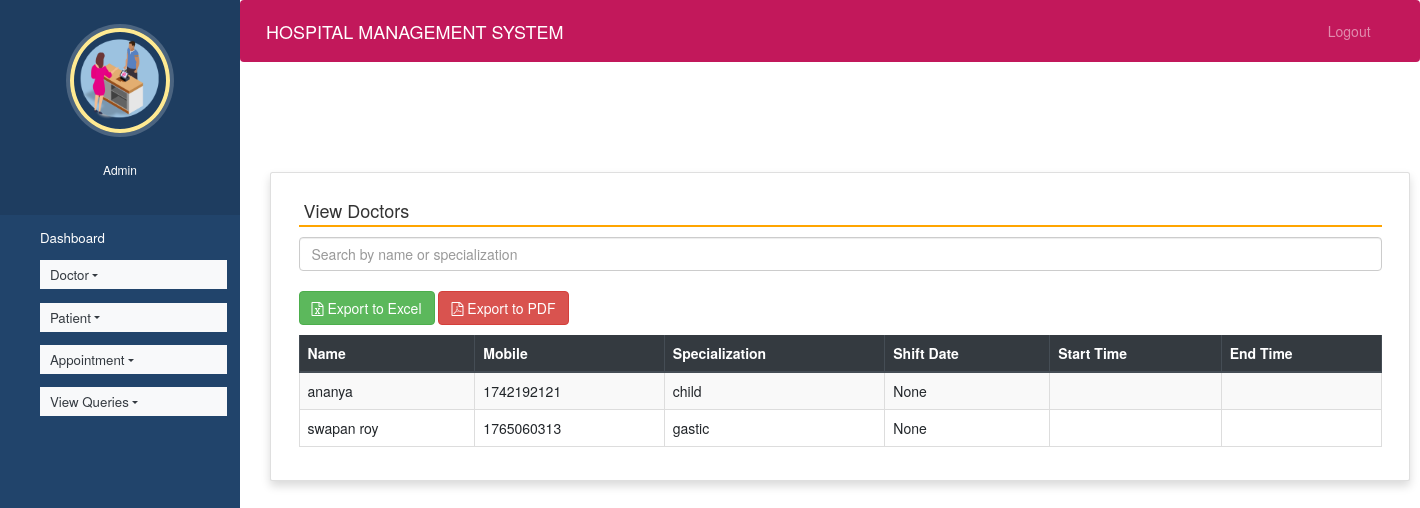
Page /view_doctor/ (signed in) on the earlier database version.
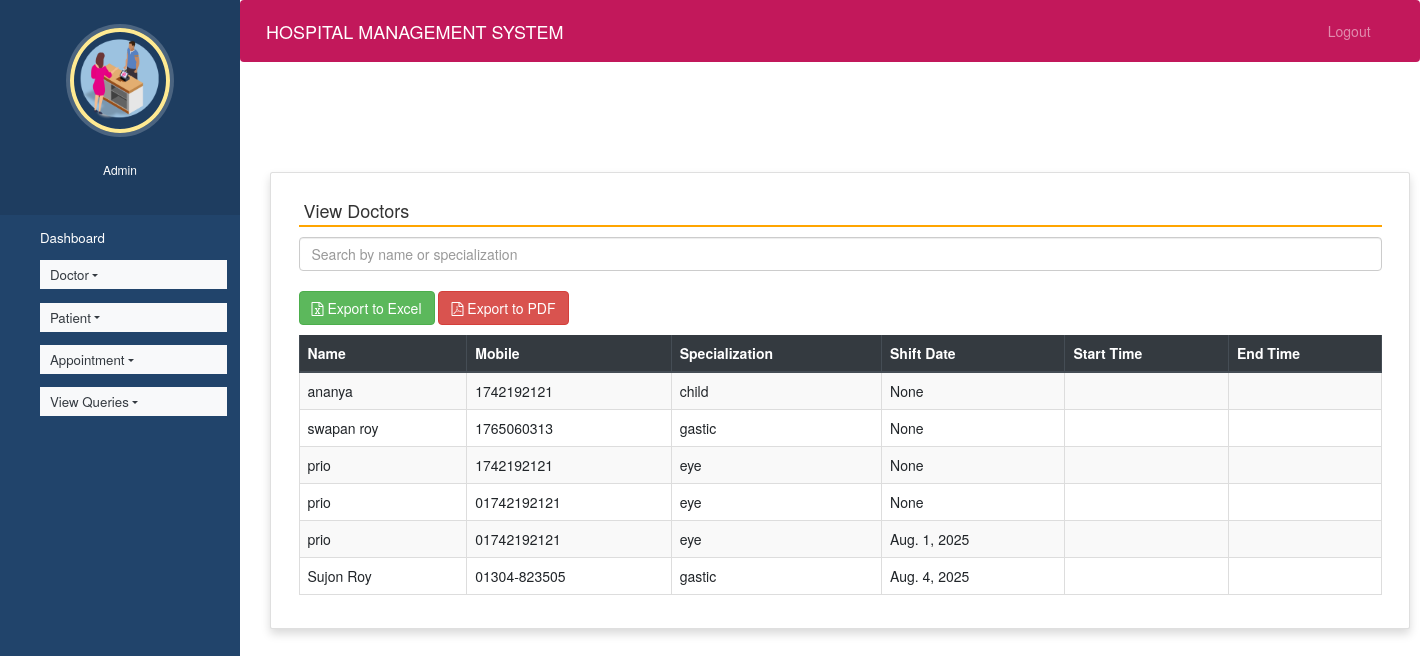
Same page on the later database version.
### hospitals/models.py (models this page shows, shortened)
class Doctor(models.Model):
    name = models.CharField(max_length=100)
    mobile = models.CharField(max_length=20)
    special = models.CharField(max_length=100)
    shift_date = models.DateField(null=True, blank=True)
    start_time = models.TimeField(null=True, blank=True)
    end_time = models.TimeField(null=True, blank=True)

### hospitals/views.py (the view)
# urls.py: path('view_doctor/', view_doctor, name='view_doctor'),
def view_doctor(request):
    if not request.user.is_staff:
        return redirect('login')
    doctors = Doctor.objects.all()
    context = {'doctors': doctors}
    return render(request, 'view_doctor.html', context)

### hospitals/templates/view_doctor.html (shortened to what this page needs)
{% extends 'admin_nav.html' %}
{% load static %}
{% block content %}
<html>
<head>
  <link rel="stylesheet" href="https://maxcdn.bootstrapcdn.com/bootstrap/3.4.1/css/bootstrap.min.css">
  <link rel="stylesheet" href="https://cdnjs.cloudflare.com/ajax/libs/font-awesome/4.7.0/css/font-awesome.min.css">
</head>
<body>
<br><br><br>
<div class="container card shadow m-5">
  <div class="card-body">
    <h4 class="p-2" style="border-bottom: 2px solid orange;">View Doctors</h4>
    <input type="text" id="searchInput" class="form-control" placeholder="Search by name or specialization" onkeyup="searchTable()">
    <br>
    <div class="mb-3">
      <button class="btn btn-success" onclick="exportTableToExcel('doctorTable')"><i class="fa fa-file-excel-o"></i> Export to Excel</button>
      <button class="btn btn-danger" onclick="exportToPDF()"><i class="fa fa-file-pdf-o"></i> Export to PDF</button>
    </div>
    <div class="table-responsive">
      <table class="table table-bordered table-striped" id="doctorTable">
        <thead class="thead-dark">
          <tr>
            <th>Name</th>
            <th>Mobile</th>
            <th>Specialization</th>
            <th>Shift Date</th>
            <th>Start Time</th>
            <th>End Time</th>
          </tr>
        </thead>
        <tbody>
          {% for doc in doctors %}
          <tr>
            <td>{{ doc.name }}</td>
            <td>{{ doc.mobile }}</td>
            <td>{{ doc.special }}</td>
            <td>{{ doc.shift_date }}</td>
            <td>{{ doc.shift_start_time }}</td>
            <td>{{ doc.shift_end_time }}</td>
          </tr>
          {% empty %}
          <tr>
            <td colspan="6" class="text-center text-danger">No doctor records found.</td>
          </tr>
          {% endfor %}
        </tbody>
      </table>
    </div>
  </div>
</div>
</body>
</html>
{% endblock content %}

### hospitals/templates/admin_nav.html (shortened to what this page needs)
<!DOCTYPE html>
{% load static %}
<html lang="en">
<head>
  <link rel="stylesheet" href="https://stackpath.bootstrapcdn.com/bootstrap/4.3.1/css/bootstrap.min.css">
  <link rel="stylesheet" href="https://maxcdn.bootstrapcdn.com/font-awesome/4.7.0/css/font-awesome.min.css">
  <link rel="stylesheet" href="{% static 'style.css' %}">
</head>
<body>
  <nav class="menu" tabindex="0">
    <header class="avatar">
      <img src="{% static 'images/h8.png' %}" />
      <br><br>
      <h6 style="color : white">Admin</h6>
    </header>
    <ul>
      <li tabindex="0" class="icon-dashboard"> <a style="color:white; text-decoration:none;" href="{% url 'admin_home' %}"><span>Dashboard</span></a> </li>
      <li tabindex="0" class="nav-item dropdown icon-customers">
        <a href="" class="nav-link dropdown-toggle text-dark bg-light" id="navbardrop"
				data-toggle="dropdown" style="color:white; text-decoration:none;"> Doctor</a>
      </li>
      <li tabindex="0" class="nav-item dropdown icon-users">
        <a href="" class="nav-link dropdown-toggle text-dark bg-light" id="navbardrop"
				data-toggle="dropdown" style="color:white; text-decoration:none;"> Patient</a>
      </li>
      <li tabindex="0" class="nav-item dropdown icon-calendar">
        <a href="" class="nav-link dropdown-toggle text-dark bg-light" id="navbardrop"
				data-toggle="dropdown" style="color:white; text-decoration:none;"> Appointment</a>
      </li>
        <li tabindex="0" class="nav-item dropdown icon-calendar">
        <a href="" class="nav-link dropdown-toggle text-dark bg-light" id="navbardrop"
				data-toggle="dropdown" style="color:white; text-decoration:none;"> View Queries</a>
      </li>
    </ul>
  </nav>
  <main>
    <div class="bs-example">
      <nav class="navbar navbar-expand-md  navbar-dark fixed-top" style="background:#c2185b;">
        <a href="#" class="navbar-brand">HOSPITAL MANAGEMENT SYSTEM</a>
        <div class="collapse navbar-collapse justify-content-between" id="navbarCollapse">
          <div class="navbar-nav" style=" margin-left: 90%;">
            <a href="{% url 'logout' %}" class="nav-item nav-link"><i class="fas fa-power-off"></i> Logout</a>
          </div>
        </div>
      </nav>
    </div>
    {% block content %}
    {% endblock content %}
  </main>
</body>
</html>

### hospitals/static/style.css (style rules this page uses)
body { padding-left: 240px; }
main { position: relative; height: 100vh; }
.menu { background: #7b98b9; height: 100vh; width: 240px; position: fixed; top: 0px; left: 0; z-index: 5; outline: none; }
.menu .avatar { background: rgba(0, 0, 0, 0.1); padding: 2em 0.5em; text-align: center; }
.menu .avatar img { width: 100px; border-radius: 50%; overflow: hidden; border: 4px solid #b9a865; box-shadow: 0 0 0 4px rgba(255, 255, 255, 0.2); }
.menu ul { list-style: none; padding: 0.5em 0; margin: 0; }
.menu ul li { padding: 0.5em 1em 0.5em 3em; font-size: 0.95em; font-weight: regular; background-repeat: no-repeat; background-position: left 15px center; background-size: auto 20px; transition: all 0.15s linear; cursor: pointer; }
.menu ul li.icon-dashboard { background-image: url("http://www.entypo.com/images//gauge.svg"); }
.menu ul li.icon-customers { background-image: url("http://www.entypo.com/images//briefcase.svg"); }
.menu ul li.icon-users { background-image: url("http://www.entypo.com/images//users.svg"); }
.menu ul li.icon-calendar { background-image: url("http://www.entypo.com/images//calendar.svg"); }

### hospitals/templates/admin_nav.html (style rules this page uses)
a:link { text-decoration: none; }
a { color: white; }
body { padding-left: 240px; }
main { position: relative; height: 100vh; }
.menu { background: #21446B; height: 100vh; width: 240px; position: fixed; top: 0px; left: 0; z-index: 5; outline: none; }
.menu .avatar { background: rgba(0, 0, 0, 0.1); padding: 2em 0.5em; text-align: center; }
.menu .avatar img { width: 100px; border-radius: 50%; overflow: hidden; border: 4px solid #ffea92; box-shadow: 0 0 0 4px rgba(255, 255, 255, 0.2); }
.menu ul { list-style: none; padding: 0.5em 0; margin: 0; }
.menu ul li { padding: 0.5em 1em 0.5em 3em; font-size: 0.95em; font-weight: regular; background-repeat: no-repeat; background-position: left 15px center; background-size: auto 20px; transition: all 0.15s linear; cursor: pointer; }
.menu ul li.icon-dashboard { background-image: url("http://www.entypo.com/images//gauge.svg"); }
.menu ul li.icon-customers { background-image: url("http://www.entypo.com/images//briefcase.svg"); }
.menu ul li.icon-users { background-image: url("http://www.entypo.com/images//users.svg"); }
.menu ul li.icon-calendar { background-image: url("http://www.entypo.com/images//calendar.svg"); }

Differences in the rows shown:
added Doctor: name "prio", mobile "1742192121", special "eye", shift_date "None"
added Doctor: name "prio", mobile "01742192121", special "eye", shift_date "None"
added Doctor: name "prio", mobile "01742192121", special "eye", shift_date "Aug. 1, 2025"
added Doctor: name "Sujon Roy", mobile "01304-823505", special "gastic", shift_date "Aug. 4, 2025"
